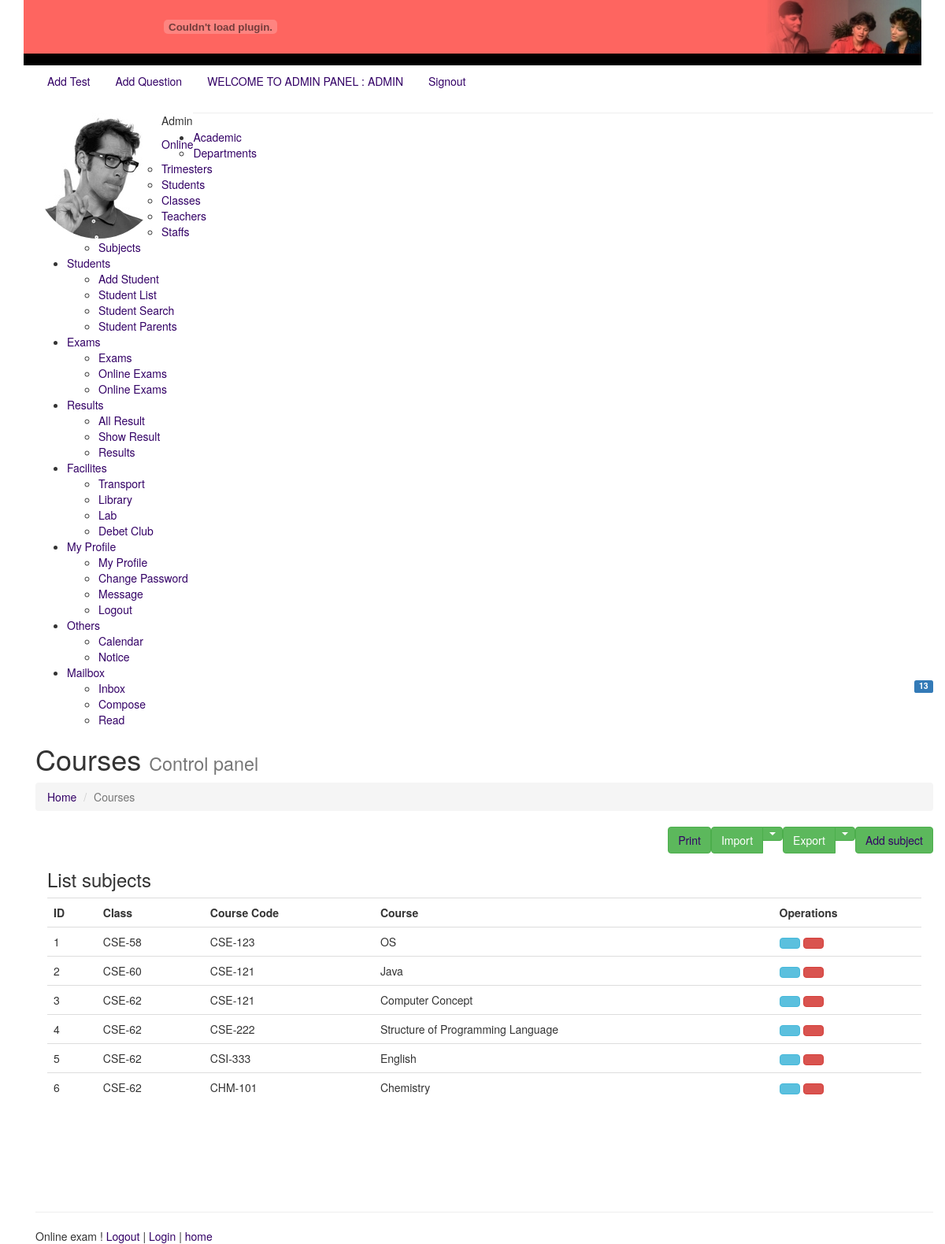
The app's page /subjects.php (signed in) with its own data.
### tables this page shows
CREATE TABLE `subject` (
  `id` int(11) NOT NULL,
  `classname` varchar(200) NOT NULL,
  `subjectname` varchar(200) NOT NULL,
  `coursecode` varchar(200) NOT NULL
);

### subjects.php (the view, shortened to what this page needs)
<?php
include("header.php");
include("leftsidebar.php");
?>
<div class="content-wrapper">
    <section class="content-header">
        <h1>
            Courses
            <small>Control panel</small>
        </h1>
        <ol class="breadcrumb">
            <li><a href="#"><i class="fa fa-dashboard"></i> Home</a></li>
            <li class="active">Courses</li>
        </ol>
    </section>
    <section class="content">
        <a href="subjects.php?addsubject=yes"  class="floatRTL btn btn-success btn-flat pull-right marginBottom15 no-print ng-binding">Add subject</a>
        <div class="btn-group pull-right no-print">
            <button type="button" class="btn btn-success btn-flat ng-binding">Export</button>
            <button type="button" class="btn btn-success btn-flat dropdown-toggle" data-toggle="dropdown">
                <span class="caret"></span>
            </button>
        </div>
        <div class="btn-group pull-right no-print">
            <button type="button" class="btn btn-success btn-flat ng-binding">Import</button>
            <button type="button" class="btn btn-success btn-flat dropdown-toggle" data-toggle="dropdown">
                <span class="caret"></span>
            </button>
        </div>
        <a href="javascript:window.print()" class="floatRTL btn btn-success btn-flat pull-right marginBottom15 no-print ng-binding">Print</a>
        <div class="box col-xs-12">
            <div class="box-header">
                <h3 class="box-title ng-binding">List subjects</h3>
            </div>
            <div class="box-body table-responsive">
                <table class="table table-hover">
                    <tbody><tr>
                            <th class="ng-binding">ID</th>
                            <th class="ng-binding">Class</th>
                            <th class="ng-binding">Course Code</th>
                            <th class="ng-binding">Course </th>
                            <th class="no-print ng-binding">Operations</th>
                        </tr>
                        <?php
                        $sql = "SELECT * FROM subject order by classname";
                        $result = $conn->query($sql);
                        if ($result->num_rows > 0) {
                            $count=0;
                            while ($row = $result->fetch_assoc()) {
                                $count=$count+1;
                                ?>
                                <tr  >
                                    <td class="ng-binding"><?=$count; ?></td>
                                    <td class="ng-binding"><?= $row["classname"]; ?></td>
                                    <td class="ng-binding"><?= $row["coursecode"]; ?></td>
                                    <td class="ng-binding"><?= $row["subjectname"]; ?></td>
                                    <td class="no-print">
                                        <a  href="subjects.php?id=<?= $row["id"]; ?>&editsubject=yes" class="btn btn-info btn-flat" title="" tooltip="" data-original-title="Edit"><i class="fa fa-pencil"></i></a>
                                        <a    href="subjects.php?id=<?= $row["id"]; ?>&deletesubject=yes"" class="btn btn-danger btn-flat" title="" tooltip="" data-original-title="Remove"><i class="fa fa-trash-o"></i></a>
                                    </td>
                                </tr>
                                <?php
                            }
                        } else {
                            echo ' <tr   class="ng-hide"><td class="noTableData ng-binding" colspan="5">No Course</td></tr>';
                        }
                        ?>
                    </tbody></table>
            </div>
        </div>
    </section>
</div>
<?php
include("footer.php");
?>

### onlineexam/quiz.css (style rules this page uses)
body { margin-left: 0px; margin-top: 0px; }

### records on screen
subject: classname "CSE-58", coursecode "CSE-123", subjectname "OS"
subject: classname "CSE-60", coursecode "CSE-121", subjectname "Java"
subject: classname "CSE-62", coursecode "CSE-121", subjectname "Computer Concept"
subject: classname "CSE-62", coursecode "CSE-222", subjectname "Structure of Programming Language"
subject: classname "CSE-62", coursecode "CSI-333", subjectname "English"
subject: classname "CSE-62", coursecode "CHM-101", subjectname "Chemistry"

### other values on screen
$LOGIN_NAME "ADMIN"
$LOGIN_TYPE "ADMIN"
$LOGIN_NAME "Admin"
